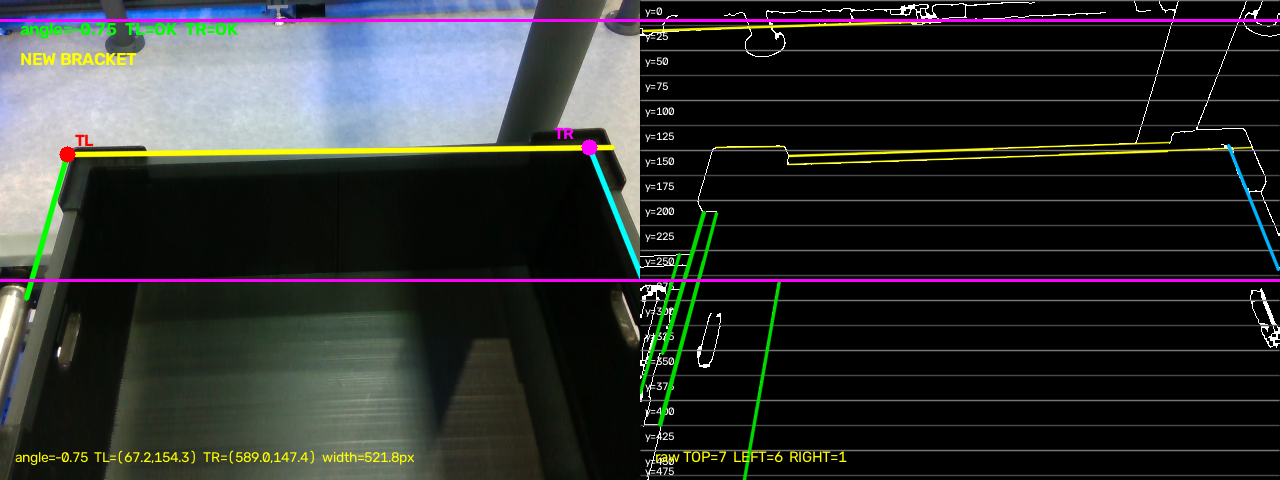
#> input picture new_bracket_vision_test/new_bracket_tote_detection_20260918_102102.png, 1280 x 480 px
$ python -i tote_vision.py   (imports and definitions only)
#> lines starting #> are read from the running program, lines starting #| are printed output that depends on the picture; after the words box and inside, x2 and y2 are one past the last pixel; in counts of white or black regions, pixels touching at a corner belong together
#> further down, picture is the input picture: shape (480, 1280, 3); mean B, G, R 47.2, 48.5, 46.4
#!/usr/bin/env python3
"""D435 RGB 영상에서 tote의 TOP rim과 좌/우 상단 corner를 검출한다.

역할
- RGB -> gray -> Gaussian blur -> Canny -> morphology close
- HoughLinesP로 TOP / LEFT / RIGHT line 후보 검출
- TOP과 side line 교점으로 TL / TR 계산
- 여러 frame의 LEFT feature를 median으로 측정

※ 물건이 찬 tote에서도 안정적으로 동작하도록
   Robust calibration test의 검출 방식을 사용한다.
"""

from __future__ import annotations

from dataclasses import dataclass
import math
import time

import cv2
import numpy as np
import pyrealsense2 as rs


# 카메라
CAM_WIDTH = 640
CAM_HEIGHT = 480
CAM_FPS = 30
CAMERA_WARMUP_FRAMES = 30
CAMERA_FLUSH_FRAMES = 10

# 공통 영상 처리
CANNY_LOW = 40
CANNY_HIGH = 120
HOUGH_THRESHOLD = 45
MAX_LINE_GAP = 40

# TOP rim
# 물건이 rim 가까이 올라오면 TOP edge가 여러 Hough segment로 끊길 수 있으므로
# 짧은 조각도 묶어 다시 fitting한다.
TOP_FRAGMENT_MIN_LINE_LENGTH = 60
TOP_MIN_FITTED_LENGTH = 100
TOP_MIN_Y = 55
TOP_MAX_Y = 175
TOP_MAX_ANGLE_DEG = 12.0

TOP_GROUP_Y_TOL_PX = 10.0
TOP_GROUP_ANGLE_TOL_DEG = 3.0

CONTRAST_OFFSET_PX = 10
CONTRAST_SAMPLE_COUNT = 20

# LEFT / RIGHT side
SIDE_MIN_LINE_LENGTH = 60

LEFT_MIN_ANGLE_DEG = 90.0
LEFT_MAX_ANGLE_DEG = 145.0

RIGHT_MIN_ANGLE_DEG = 35.0
RIGHT_MAX_ANGLE_DEG = 90.0

MAX_LEFT_CANDIDATES = 6
MAX_RIGHT_CANDIDATES = 6

# Corner geometry / edge support
CORNER_MARGIN_RATIO = 0.06
SIDE_PROBE_HEIGHT_RATIO = 0.30

# 내부 물건 edge가 side 후보로 들어와도 실제 tote 바깥 corner와 너무 멀면 제거한다.
LEFT_CORNER_MAX_X_RATIO = 0.40
RIGHT_CORNER_MIN_X_RATIO = 0.60
MIN_TOP_WIDTH_RATIO = 0.55
MAX_TOP_WIDTH_RATIO = 1.10

EDGE_SAMPLE_COUNT = 20
EDGE_SEARCH_RADIUS = 4
MIN_SIDE_EDGE_SUPPORT = 0.35

WINDOW_NAME = "Tote Vision"


@dataclass
class LineCandidate:
    """Hough 선분과 무한 직선 표현."""

    segment: np.ndarray
    length: float
    angle_deg: float
    center_x: float
    center_y: float
    line_abc: np.ndarray


@dataclass
class CornerFeature:
    """한쪽 TOP corner 측정값."""

    point: np.ndarray
    side_probe: np.ndarray
    side: LineCandidate


@dataclass
class FrameFeature:
    """한 frame에서 검출된 TOP / TL / TR."""

    top: LineCandidate
    top_angle_deg: float
    left: CornerFeature | None
    right: CornerFeature | None


@dataclass
class LeftMeasurement:
    """여러 frame에서 얻은 LEFT feature median."""

    tl_x_px: float
    tl_y_px: float
    angle_deg: float
    tl_x_std_px: float
    tl_y_std_px: float
    angle_std_deg: float
    valid_frames: int


def normalize_angle(angle_deg: float) -> float:
    """직선 각도를 수평 기준 -90~90도로 변환한다."""
    angle = (float(angle_deg) + 180.0) % 180.0

    if angle >= 90.0:
        angle -= 180.0

    return angle


def line_info(segment: np.ndarray):
    """선분의 길이, 각도, 중심을 계산한다."""
    x1, y1, x2, y2 = [float(value) for value in segment]
    dx = x2 - x1
    dy = y2 - y1

    return math.hypot(dx, dy), math.degrees(math.atan2(dy, dx)) % 180.0, 0.5 * (x1 + x2), 0.5 * (y1 + y2)


def segment_to_line(segment: np.ndarray) -> np.ndarray:
    """선분을 ax + by + c = 0 형태의 무한 직선으로 변환한다."""
    x1, y1, x2, y2 = [float(value) for value in segment]

    a = y1 - y2
    b = x2 - x1
    c = x1 * y2 - x2 * y1
    norm = math.hypot(a, b)

    if norm < 1e-9:
        raise ValueError("길이가 0인 선분입니다.")

    return np.asarray([a / norm, b / norm, c / norm], dtype=np.float64)


def make_candidate(segment: np.ndarray) -> LineCandidate:
    """Hough 선분을 후보 객체로 변환한다."""
    length, angle_deg, center_x, center_y = line_info(segment)

    return LineCandidate(
        segment=np.asarray(segment, dtype=np.float64),
        length=length,
        angle_deg=angle_deg,
        center_x=center_x,
        center_y=center_y,
        line_abc=segment_to_line(segment),
    )


def intersection(first: np.ndarray, second: np.ndarray) -> np.ndarray | None:
    """두 무한 직선의 교점을 계산한다."""
    a1, b1, c1 = first
    a2, b2, c2 = second
    determinant = a1 * b2 - a2 * b1

    if abs(determinant) < 1e-8:
        return None

    x = (b1 * c2 - b2 * c1) / determinant
    y = (c1 * a2 - c2 * a1) / determinant

    if not np.isfinite(x) or not np.isfinite(y):
        return None

    return np.asarray([x, y], dtype=np.float64)


def line_x_at_y(line_abc: np.ndarray, y: float) -> float | None:
    """무한 직선에서 지정 y 위치의 x를 계산한다."""
    a, b, c = line_abc

    if abs(a) < 1e-8:
        return None

    x = -(b * float(y) + c) / a
    return float(x) if np.isfinite(x) else None


def line_y_at_x(segment: np.ndarray, x: float) -> float | None:
    """선분의 무한 직선에서 지정 x 위치의 y를 계산한다."""
    x1, y1, x2, y2 = [float(value) for value in segment]

    if abs(x2 - x1) < 1e-8:
        return None

    return y1 + (float(x) - x1) * (y2 - y1) / (x2 - x1)


def angle_difference_deg(first: float, second: float) -> float:
    """수평 기준 두 line angle의 최소 차이를 계산한다."""
    return abs(normalize_angle(float(first) - float(second)))


def fit_top_group(group: list[LineCandidate]) -> LineCandidate | None:
    """같은 TOP rim의 Hough 조각 endpoint를 fitLine으로 합쳐 하나의 긴 TOP line을 만든다."""
    points = []

    for candidate in group:
        x1, y1, x2, y2 = candidate.segment
        points.append([x1, y1])
        points.append([x2, y2])

    if len(points) < 4:
        return None

    points = np.asarray(points, dtype=np.float32)
    vx, vy, fit_x, fit_y = cv2.fitLine(points, cv2.DIST_L2, 0, 0.01, 0.01).reshape(-1)

    if abs(vx) < 1e-8:
        return None

    left_x = float(np.min(points[:, 0]))
    right_x = float(np.max(points[:, 0]))
    left_y = float(fit_y + (left_x - fit_x) * vy / vx)
    right_y = float(fit_y + (right_x - fit_x) * vy / vx)
    fitted = make_candidate(np.asarray([left_x, left_y, right_x, right_y], dtype=np.float64))

    if fitted.length < TOP_MIN_FITTED_LENGTH:
        return None

    return fitted


def preprocess(image: np.ndarray):
    """gray / edge 영상을 만든다."""
    gray = cv2.cvtColor(image, cv2.COLOR_BGR2GRAY)
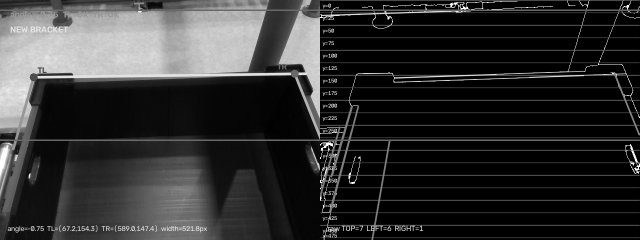
#> gray: shape (480, 1280) (shown at 1/2 size); min 0, max 255, mean 47.8
    gray = cv2.GaussianBlur(gray, (5, 5), 0)
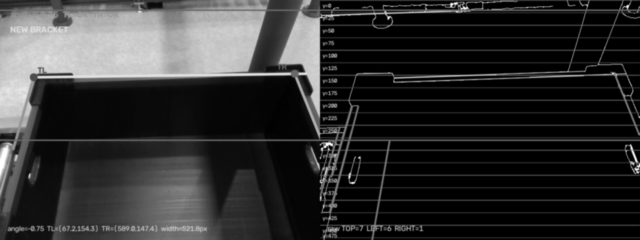
#> gray: shape (480, 1280) (shown at 1/2 size); min 0, max 255, mean 47.7

    edges = cv2.Canny(gray, CANNY_LOW, CANNY_HIGH)
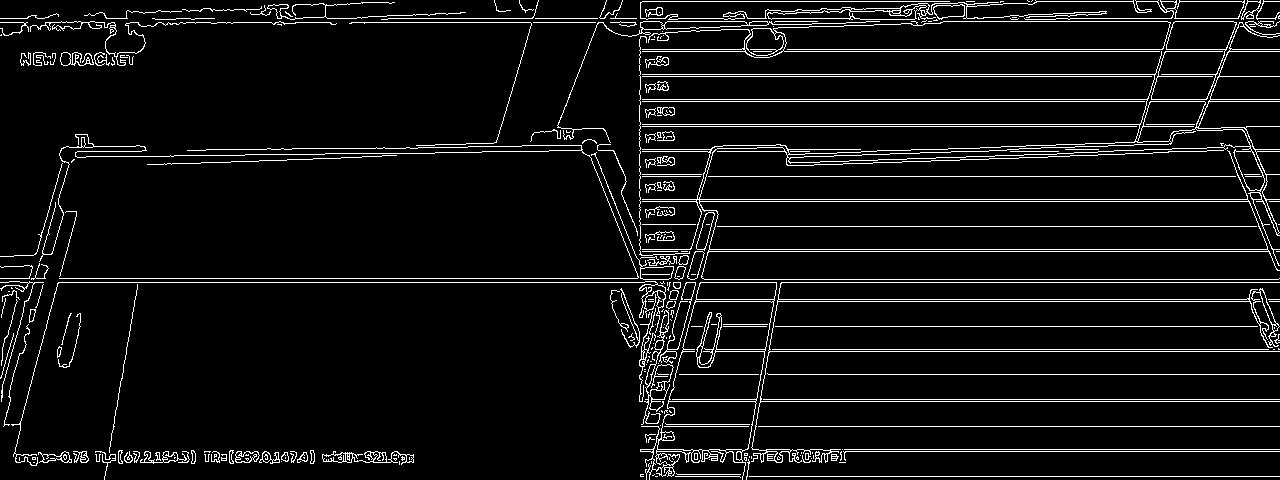
#> edges: shape (480, 1280); 6.5% white in thin lines or dots
    kernel = cv2.getStructuringElement(cv2.MORPH_RECT, (3, 3))
    edges = cv2.morphologyEx(edges, cv2.MORPH_CLOSE, kernel, iterations=1)
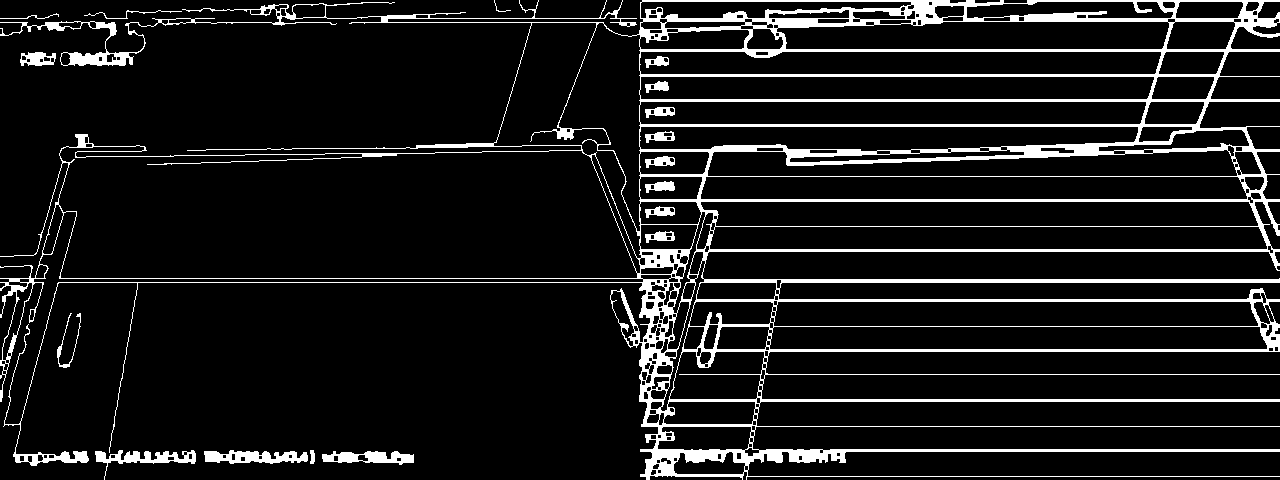
#> edges: shape (480, 1280); 10% white; 18 white regions, largest, box (x1, y1, x2, y2) and area: (0, 0, 1280, 480) 56512, (204, 450, 308, 464) 937, (95, 450, 196, 480) 861

    return gray, edges


def top_contrast(gray: np.ndarray, segment: np.ndarray) -> float:
    """TOP rim 위/아래의 밝기 차이를 측정한다."""
    height, width = gray.shape
    x1, _, x2, _ = segment
    xs = np.linspace(min(x1, x2), max(x1, x2), CONTRAST_SAMPLE_COUNT)

    above = []
    below = []

    for x_value in xs:
        y_value = line_y_at_x(segment, x_value)

        if y_value is None:
            continue

        x = int(round(x_value))
        y = int(round(y_value))
        y_above = y - CONTRAST_OFFSET_PX
        y_below = y + CONTRAST_OFFSET_PX

        if not (1 <= x < width - 1 and 1 <= y_above < height - 1 and 1 <= y_below < height - 1):
            continue

        above.append(float(np.mean(gray[y_above - 1:y_above + 2, x - 1:x + 2])))
        below.append(float(np.mean(gray[y_below - 1:y_below + 2, x - 1:x + 2])))

    if not above:
        return -1000.0

    return float(np.mean(above) - np.mean(below))


def detect_top(gray: np.ndarray, edges: np.ndarray) -> LineCandidate | None:
    """TOP 조각을 y/angle 기준으로 묶고 fitLine으로 합쳐 가장 안정적인 TOP rim을 선택한다."""
    roi_edges = np.zeros_like(edges)
    roi_edges[TOP_MIN_Y:TOP_MAX_Y, :] = edges[TOP_MIN_Y:TOP_MAX_Y, :]
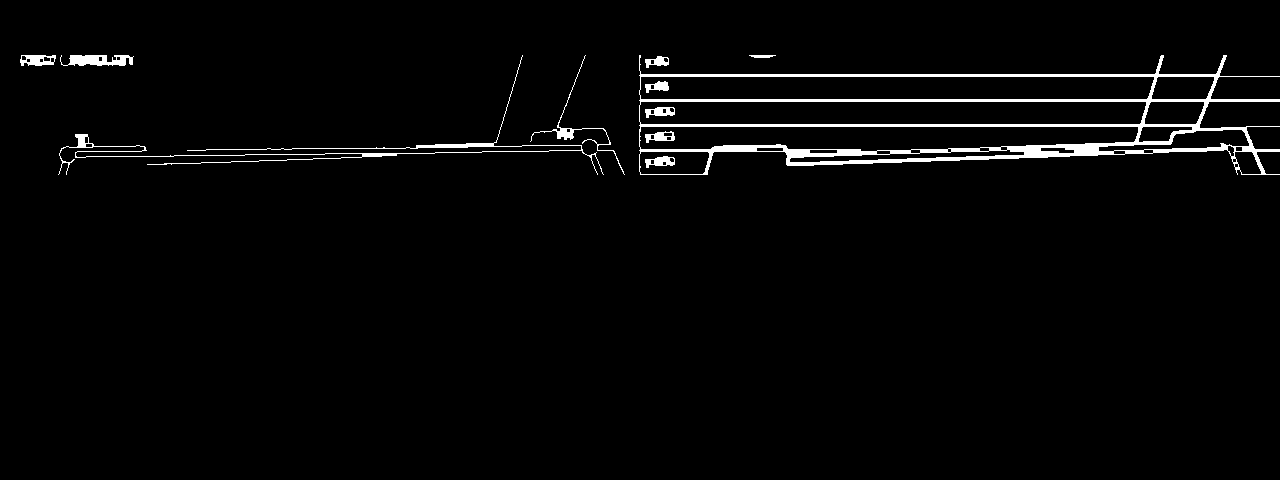
#> roi_edges: shape (480, 1280); 2.5% white; 11 white regions, largest, box (x1, y1, x2, y2) and area: (639, 55, 1280, 175) 11270, (58, 55, 604, 175) 1956, (60, 55, 134, 66) 562

    detected = cv2.HoughLinesP(
        roi_edges,
        rho=1,
        theta=np.pi / 180.0,
        threshold=HOUGH_THRESHOLD,
        minLineLength=TOP_FRAGMENT_MIN_LINE_LENGTH,
        maxLineGap=MAX_LINE_GAP,
    )
#> detected = 77 rows, first 6: [911, 149, 1098, 149], [640, 99, 1279, 99], [640, 101, 1279, 101], [482, 151, 1279, 151], [639, 125, 1199, 125], [639, 100, 1279, 100]

    if detected is None:
        return None

    candidates = []

    for segment in np.asarray(detected, dtype=np.int32).reshape(-1, 4):
        candidate = make_candidate(segment)
        angle_deg = normalize_angle(candidate.angle_deg)

        if abs(angle_deg) > TOP_MAX_ANGLE_DEG or not TOP_MIN_Y <= candidate.center_y <= TOP_MAX_Y:
            continue

        candidates.append(candidate)
#> this loop made 77 passes
#> (length in make_candidate, angle_deg) on passes 1 to 8: (187, 0), (639, 0), (639, 0), (797, 0), (560, 0), (640, 0), (639, 0), (579, 0)

    if not candidates:
        return None

    best = None
    best_score = -float("inf")
    image_center_x = 0.5 * CAM_WIDTH

    for anchor in candidates:
        anchor_y = line_y_at_x(anchor.segment, image_center_x)

        if anchor_y is None:
            continue

        group = []

        for candidate in candidates:
            candidate_y = line_y_at_x(candidate.segment, image_center_x)

            if candidate_y is None:
                continue

            if abs(candidate_y - anchor_y) > TOP_GROUP_Y_TOL_PX:
                continue

            if angle_difference_deg(candidate.angle_deg, anchor.angle_deg) > TOP_GROUP_ANGLE_TOL_DEG:
                continue

            group.append(candidate)

        fitted = fit_top_group(group)

        if fitted is None:
            continue

        angle_deg = normalize_angle(fitted.angle_deg)

        if abs(angle_deg) > TOP_MAX_ANGLE_DEG or not TOP_MIN_Y <= fitted.center_y <= TOP_MAX_Y:
            continue

        coverage_score = min(1.0, fitted.length / (CAM_WIDTH * 0.80))
        fragment_score = min(1.0, sum(item.length for item in group) / CAM_WIDTH)
        contrast_score = np.clip(top_contrast(gray, fitted.segment) / 80.0, -1.0, 1.0)
        group_score = min(1.0, len(group) / 4.0)
        score = 0.50 * coverage_score + 0.20 * fragment_score + 0.20 * contrast_score + 0.10 * group_score

        if score > best_score:
            best = fitted
            best_score = score
#> this loop made 71 passes

    return best


def detect_side_candidates(edges: np.ndarray):
    """LEFT / RIGHT side 후보를 분리한다."""
    _, width = edges.shape

    detected = cv2.HoughLinesP(
        edges,
        rho=1,
        theta=np.pi / 180.0,
        threshold=HOUGH_THRESHOLD,
        minLineLength=SIDE_MIN_LINE_LENGTH,
        maxLineGap=MAX_LINE_GAP,
    )

    if detected is None:
        return [], []

    left_candidates = []
    right_candidates = []

    for segment in np.asarray(detected, dtype=np.int32).reshape(-1, 4):
        candidate = make_candidate(segment)

        if LEFT_MIN_ANGLE_DEG <= candidate.angle_deg <= LEFT_MAX_ANGLE_DEG and candidate.center_x < width * 0.70:
            left_candidates.append(candidate)
        elif RIGHT_MIN_ANGLE_DEG <= candidate.angle_deg <= RIGHT_MAX_ANGLE_DEG and candidate.center_x > width * 0.30:
            right_candidates.append(candidate)
#> this loop made 229 passes
#> segment on passes 1 to 3: [640, 451, 1279, 451], [905, 18, 1279, 18], [639, 50, 1279, 50]

    left_candidates.sort(key=lambda item: item.length, reverse=True)
    right_candidates.sort(key=lambda item: item.length, reverse=True)

    return left_candidates[:MAX_LEFT_CANDIDATES], right_candidates[:MAX_RIGHT_CANDIDATES]


def edge_support(edges: np.ndarray, start: np.ndarray, end: np.ndarray) -> float:
    """예상 side 주변에 실제 edge가 얼마나 존재하는지 계산한다."""
    height, width = edges.shape
    xs = np.linspace(start[0], end[0], EDGE_SAMPLE_COUNT)
    ys = np.linspace(start[1], end[1], EDGE_SAMPLE_COUNT)

    supported = 0
    valid = 0

    for x_value, y_value in zip(xs, ys):
        x = int(round(x_value))
        y = int(round(y_value))

        if not (0 <= x < width and 0 <= y < height):
            continue

        x0 = max(0, x - EDGE_SEARCH_RADIUS)
        x1 = min(width, x + EDGE_SEARCH_RADIUS + 1)
        y0 = max(0, y - EDGE_SEARCH_RADIUS)
        y1 = min(height, y + EDGE_SEARCH_RADIUS + 1)

        valid += 1

        if np.any(edges[y0:y1, x0:x1] > 0):
            supported += 1

    return supported / valid if valid else 0.0


def valid_corner(point: np.ndarray, width: int, height: int) -> bool:
    """corner 교점이 영상 내부 또는 약간 바깥에 있는지 확인한다."""
    margin_x = width * CORNER_MARGIN_RATIO
    margin_y = height * CORNER_MARGIN_RATIO

    return -margin_x <= point[0] <= width + margin_x and -margin_y <= point[1] <= height + margin_y


def build_corner(top: LineCandidate, side: LineCandidate, edges: np.ndarray, is_left: bool) -> CornerFeature | None:
    """TOP과 side의 교점으로 한쪽 corner를 만든다."""
    height, width = edges.shape
    point = intersection(top.line_abc, side.line_abc)

    if point is None or not valid_corner(point, width, height):
        return None

    if is_left and point[0] > width * LEFT_CORNER_MAX_X_RATIO:
        return None

    if not is_left and point[0] < width * RIGHT_CORNER_MIN_X_RATIO:
        return None

    probe_y = min(height * 0.90, point[1] + height * SIDE_PROBE_HEIGHT_RATIO)
    probe_x = line_x_at_y(side.line_abc, probe_y)

    if probe_x is None:
        return None

    side_probe = np.asarray([probe_x, probe_y], dtype=np.float64)

    if is_left and side_probe[0] >= point[0]:
        return None

    if not is_left and side_probe[0] <= point[0]:
        return None

    if edge_support(edges, point, side_probe) < MIN_SIDE_EDGE_SUPPORT:
        return None

    return CornerFeature(point=point, side_probe=side_probe, side=side)


def choose_left_corner(top: LineCandidate, candidates: list[LineCandidate], edges: np.ndarray) -> CornerFeature | None:
    """유효한 LEFT 후보 중 가장 바깥쪽 TL을 선택한다."""
    valid = []

    for side in candidates:
        corner = build_corner(top, side, edges, is_left=True)

        if corner is not None:
            valid.append(corner)
#> this loop made 6 passes

    return min(valid, key=lambda item: item.point[0]) if valid else None


def choose_right_corner(top: LineCandidate, candidates: list[LineCandidate], edges: np.ndarray) -> CornerFeature | None:
    """유효한 RIGHT 후보 중 가장 바깥쪽 TR을 선택한다."""
    valid = []

    for side in candidates:
        corner = build_corner(top, side, edges, is_left=False)

        if corner is not None:
            valid.append(corner)

    return max(valid, key=lambda item: item.point[0]) if valid else None


def detect_frame_feature(image: np.ndarray) -> FrameFeature | None:
    """TOP을 먼저 찾고 LEFT / RIGHT corner를 서로 독립적으로 검출한다."""
    gray, edges = preprocess(image)
    top = detect_top(gray, edges)

    if top is None:
        return None

    left_candidates, right_candidates = detect_side_candidates(edges)
    left = choose_left_corner(top, left_candidates, edges)
    right = choose_right_corner(top, right_candidates, edges)

    # 양쪽 corner가 보일 때 실제 tote TOP 폭과 너무 다른 조합은
    # 내부 물건 edge 오검출로 보고 버린다.
    if left is not None and right is not None:
        top_width = float(np.linalg.norm(right.point - left.point))

        if not CAM_WIDTH * MIN_TOP_WIDTH_RATIO <= top_width <= CAM_WIDTH * MAX_TOP_WIDTH_RATIO:
            left = None
            right = None

    return FrameFeature(
        top=top,
        top_angle_deg=normalize_angle(top.angle_deg),
        left=left,
        right=right,
    )


# [110 lines left out: functions draw_feature, start_camera, flush_camera, measure_left_feature, not called in this run]

>>> import cv2
>>> picture = cv2.imread('../new_bracket_vision_test/new_bracket_tote_detection_20260918_102102.png')
>>> result = detect_frame_feature(picture)
